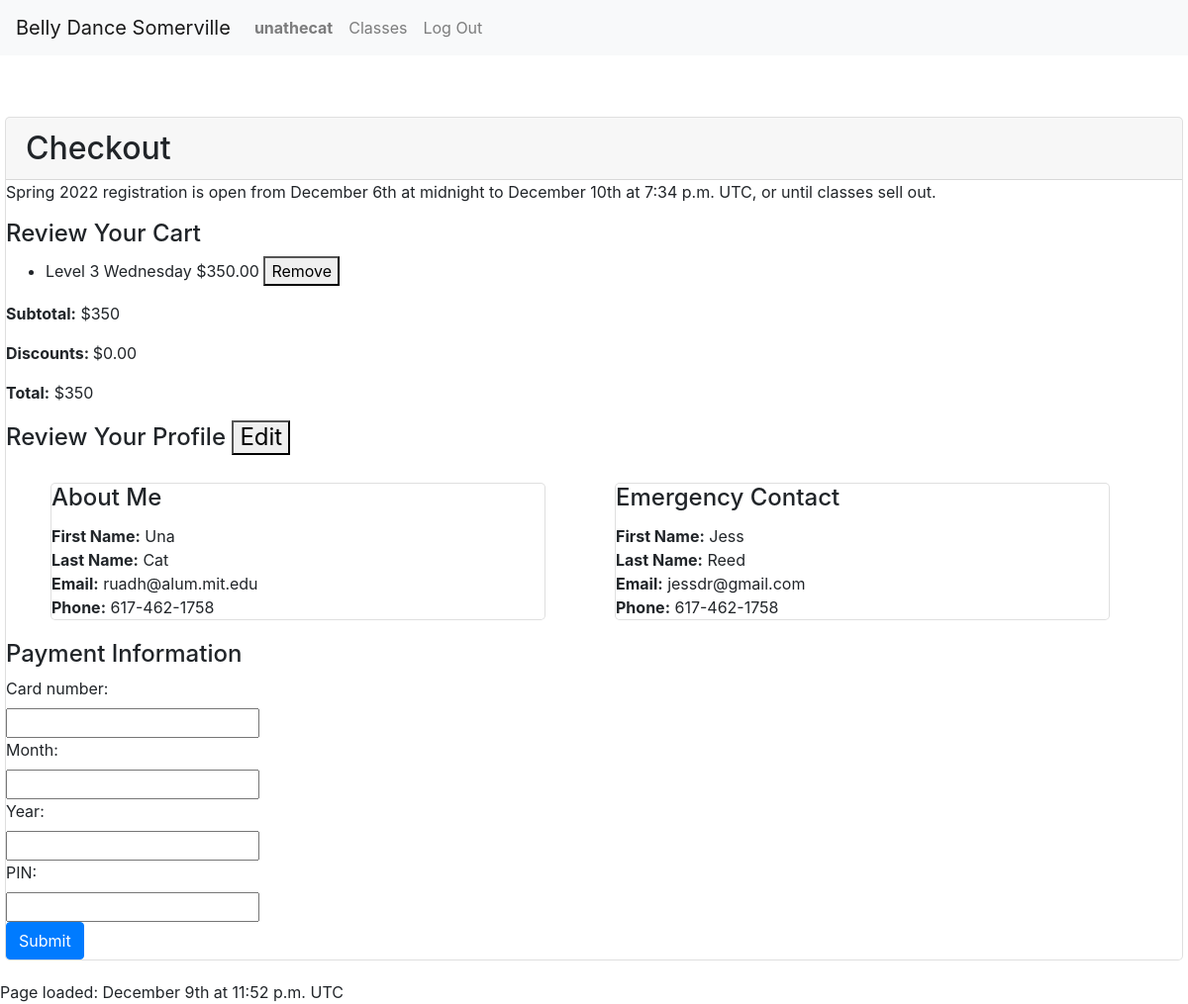
Page /order/17 (signed in) on the earlier database version.
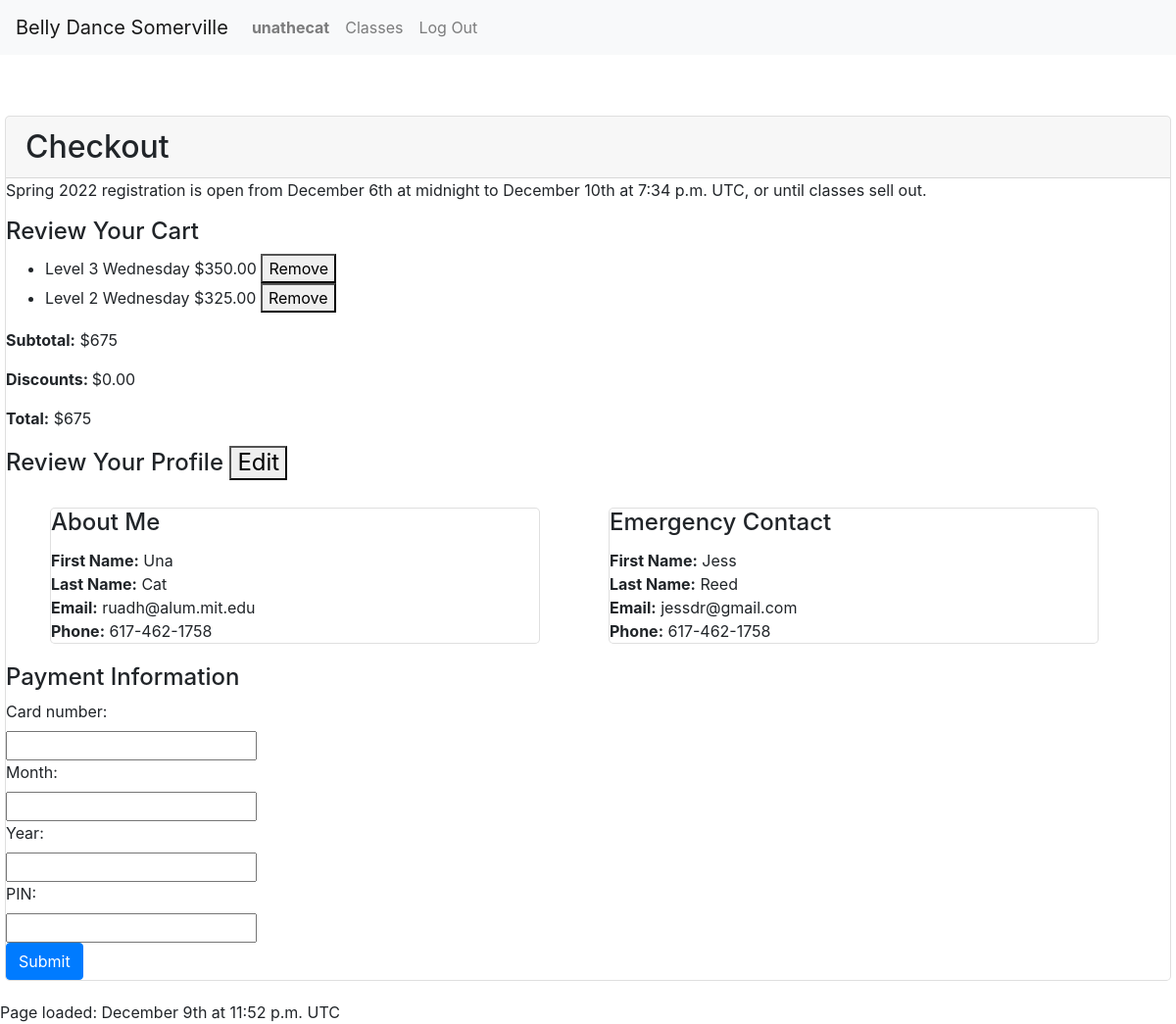
Same page on the later database version.
### enrollment/models.py (models this page shows, shortened)
class LineItem(models.Model):
    order = models.ForeignKey(Order, on_delete=PROTECT,
                              null=False, blank=False, related_name='line_items')
    offering = models.ForeignKey(
        Offering, on_delete=PROTECT, null=False, blank=False, related_name='line_items')
    planned_absences = models.CharField(max_length=1024, null=True, blank=True)
    price = models.DecimalField(
        max_digits=6, decimal_places=2, null=False, blank=False)

class Offering(models.Model):
    course = models.ForeignKey(
        Course, on_delete=PROTECT, null=False, blank=False, related_name='offerings')
    semester = models.ForeignKey(
        Semester, on_delete=PROTECT, null=False, blank=False, related_name='offerings')
    location = models.ForeignKey(
        Location, on_delete=PROTECT, null=False, blank=False, related_name='offerings')
    price = models.DecimalField(
        max_digits=7, decimal_places=2, null=False, blank=False)
    weekday = models.IntegerField(
        choices=settings.WEEKDAYS, null=False, blank=False)
    start_time = models.TimeField(null=False, blank=False)
    end_time = models.TimeField(null=False, blank=False)
    timezone = models.CharField(max_length=32, choices=TIMEZONES,
                                default=settings.DEFAULT_TIMEZONE)
    start_date = models.DateField(null=False, blank=False)
    end_date = models.DateField(null=False, blank=False)
    backup_date = models.DateField(null=False, blank=False)
    capacity = models.IntegerField(null=False, blank=False)
    schedule_notes = models.CharField(max_length=2048, null=True, blank=True)
    notes = models.CharField(max_length=2048, null=True, blank=True)
    @property
    def weekday_name(self):
        return settings.WEEKDAYS[self.weekday][1]
    @property
    def spots_left(self):
        try:
            sold = self.line_items.exclude(order__completed=None).aggregate(Count('id'))['id__count']
        except Exception:
            sold = 0
        return self.capacity - sold

class Course(models.Model):
    title = models.CharField(max_length=64, null=False, blank=False)
    subtitle = models.CharField(max_length=256, null=False, blank=False)
    description = models.TextField(max_length=4096, null=False, blank=False, help_text=settings.MARKDOWN_HELP_TEXT)
    requirements = models.CharField(max_length=256, null=False, blank=False)
    qualifications = models.CharField(max_length=1024, null=False, blank=False)

class Order(models.Model):
    student = models.ForeignKey(
        User, on_delete=PROTECT, null=False, blank=False, related_name='orders')
    discount = models.DecimalField(
        max_digits=8, decimal_places=2, null=True, blank=True)
    completed = models.DateTimeField(null=True, blank=True)
    @property
    def subtotal(self):
        try:
            amount = self.line_items.aggregate(Sum('price'))['price__sum']
        except Exception:
            return 0
        return 0 if amount == None else amount
    @property
    def total(self):
        return self.subtotal - self.discount if self.discount != None else self.subtotal

### enrollment/views.py (the view, shortened to what this page needs)
# urls.py: path('order/<int:id>', views.checkout, name='order'),
@login_required
@csrf_exempt
def checkout(request, id):
    payment_form = None
    profile = None
    try:
        cart = Order.objects.get(pk=id)
        if cart:
            cart.items = cart.line_items.all()
    except Order.DoesNotExist:
        cart = None
        message = f'Order {id} not found.'
    else:
        if request.method == 'GET':
            if cart.completed == None:
                message = validate_checkout(request, id)
                if cart.student != request.user:
                    cart = None
                else:
                    payment_form = GiftCardForm(initial={'total': cart.total})
                    profile = authorized_get_profile(request, cart.student.id)
        else:
            message = 'POST or GET request required.'
    finally:
        return render(request, 'enrollment/cart.html', {
            'cart': cart,
            'message': message,
            'semester': latest_semester(),
            'payment_form': payment_form,
            'profile': profile
        })

### enrollment/views.py
class GiftCardForm(forms.Form):
    card_number = forms.CharField(required=True, strip=True)
    month = forms.CharField(required=True, strip=True)
    year = forms.CharField(required=True, strip=True)
    pin = forms.CharField(required=True, strip=True, label='PIN')
    total = forms.DecimalField(max_digits=6, decimal_places=2, required=True, widget=forms.HiddenInput)

### enrollment/context_processors.py (called while the page is built)
def global_settings(request):
    return {
    'DEFAULT_TIMEZONE': settings.DEFAULT_TIMEZONE,
    'DATE_TIME_FORMAT': settings.DATE_TIME_FORMAT,
    'DATE_TIME_TIMEZONE_FORMAT': settings.DATE_TIME_TIMEZONE_FORMAT,
    'SCHOOL_NAME': settings.SCHOOL_NAME,
    'SCHOOL_POLICIES': settings.SCHOOL_POLICIES,
    'NO_OFFERINGS': settings.NO_OFFERINGS,
    }

### enrollment/models.py (called while the page is built)
    @property
    def current_time(self):
        return timezone.now()

    @property
    def registration_status(self):
        now = timezone.now()
        if self.registration_close < now:
            return 'closed'
        elif self.registration_open > now:
            return 'future'
        else:
            return 'open'

    def __str__(self):
        return self.name

### enrollment/templates/enrollment/cart.html (shortened to what the changed rows need)
{% extends "enrollment/layout.html" %}
{% load static %}
{% load tz %}
{% block body %}
<div class="row">
    <div id="cart-container" class="col-md order-md-5 card">
        <div>
            {% if cart %}
                {% if cart.completed %}
                    <h2 class="card-header section-header">Order {{cart.id}}</h2>
                    <p><span class="label">Completed:</span>  {{cart.completed}}</p>
                {% else %}
                    <h2 class="card-header section-header">Checkout</h2>
                    {% if semester.registration_status == 'closed' %}
                        <p>{{semester}} registration closed on {{semester.registration_close}} </p>
                    {% else %}
                        <p>{{semester}} registration is open from {{semester.registration_open|date:DATE_TIME_FORMAT}} to {{semester.registration_close|date:DATE_TIME_TIMEZONE_FORMAT}}, or until classes sell out. </p>
                        <h4>Review Your Cart</h4>
                    {% endif %}
                {% endif %}
                <ul id="cart-items">
                {% for item in cart.items %}
                    <li data-offering={{item.offering.id}}>{{item.offering.course.title}} {{item.offering.weekday_name}} ${{item.price}}
                        {% if not cart.completed %}
                            <button class="remove-button" data-item={{item.id}}>Remove</button>
                        {% endif %}
                    </li>
                {% endfor %}
                </ul>
                {% if cart.items %}
                    <p><span class="label">Subtotal:</span>  ${{cart.subtotal|default_if_none:"0.00"}}</p>
                    <p><span class="label">Discounts: </span> ${{cart.discount|default_if_none:"0.00"}}</p>
                    <p><span class="label">Total:</span>  ${{cart.total|default_if_none:"0.00"}}</p>
                    {% if cart.total > 0 and not cart.completed %}
                        <h4>Review Your Profile <button id="edit-profile-button" data-profile={{profile.id}}>Edit</button></h4>
                        <div class="container">
                            <div class="row">
                                <div class="col-md">
                                    <div class="card editable">
                                        <h4 class="card-title">About Me</h4>
                                        <div>
                                            <span class="label">First Name:</span> <span class="value" id="first-name">{{profile.first_name}}</span>
                                        </div>
                                        <div>
                                            <span class="label">Last Name:</span> <span class="value" id="last-name">{{profile.last_name}}</span>
                                        </div>
                                        <div>
                                            <span class="label">Email:</span> <span class="value" id="email">{{profile.email}}</span>
                                        </div>
                                        <div>
                                            <span class="label">Phone:</span> <span class="value" id="phone">{{profile.phone}}</span>
                                        </div>
                                    </div>
                                </div>
                                <div class="col-md">
                                    <div class="card editable">
                                        <h4 class="card-title">Emergency Contact</h4>
                                        <div>
                                            <span class="label">First Name:</span> <span class="value" id="emergency-first">{{profile.emergency_first}}</span>
                                        </div>
                                        <div>
                                            <span class="label">Last Name:</span> <span class="value" id="emergency-last">{{profile.emergency_last}}</span>
                                        </div>
                                        <div>
                                            <span class="label">Email:</span> <span class="value" id="emergency-email">{{profile.emergency_email}}</span>
                                        </div>
                                        <div>
                                            <span class="label">Phone:</span> <span class="value" id="emergency-phone">{{profile.emergency_phone}}</span>
                                        </div>
                                    </div>
                                </div>
                            </div>
                        </div>
                        <h4>Payment Information</h4>
                        <form action="{% url 'order' cart.id %}" method="POST" class="">
                            {{ payment_form }}
                            <input id="submit-cart-button" type="submit" class="btn btn-primary link-as-button">
                        </form>
                    {% endif %}
                {% else %}
                    <h4>No items in your cart.</h4>
                {% endif %}
            {% endif %}
        </div>
    </div>
</div>
{% endblock %}

Differences in the rows shown:
now on this page (row edited): LineItem: offering.course "Level 2", offering.weekday_name "Wednesday", price "325.00"
computed for Order: subtotal "350" → "675"; total "350" → "675"
